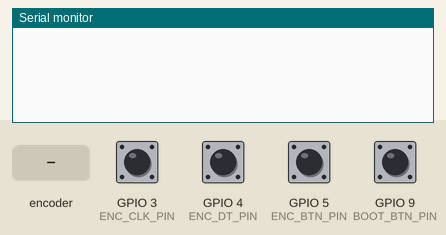
Simulated run of this sketch. Board: ESP32-S3. Shown: the last lines printed to the serial monitor. The test bench sets the inputs (shaded band); at power-on: GPIO 3 (ENC_CLK_PIN), GPIO 4 (ENC_DT_PIN), GPIO 5 (ENC_BTN_PIN), GPIO 9 (BOOT_BTN_PIN) HIGH.

Above: at 1.2 s.
1.3 s: rotary encoder on GPIO 3 (ENC_CLK_PIN) / GPIO 4 (ENC_DT_PIN) turned 1 step (first pin leading)
At 2.6 s:
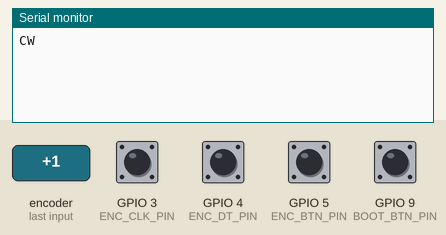
3.0 s: GPIO 5 (ENC_BTN_PIN) pulled LOW for 0.15 s
At 4.3 s:
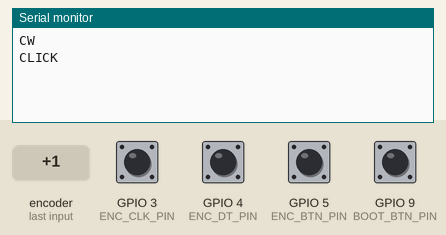
4.6 s: GPIO 9 (BOOT_BTN_PIN) pulled LOW for 0.15 s
At 5.0 s:
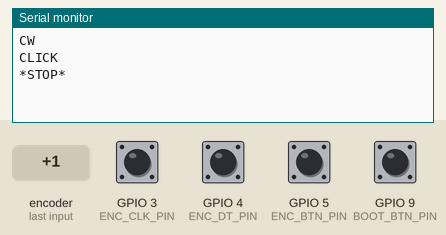
6.2 s: GPIO 9 (BOOT_BTN_PIN) pulled LOW for 1 s
At 7.4 s:
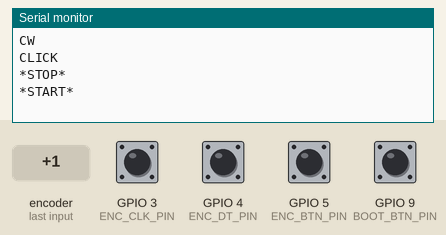
8.7 s: GPIO 5 (ENC_BTN_PIN) pulled LOW for 1 s
At 10.1 s:
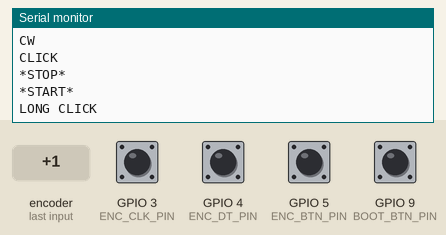
11.2 s: rotary encoder on GPIO 3 (ENC_CLK_PIN) / GPIO 4 (ENC_DT_PIN) turned 2 steps (second pin leading)
At 13.0 s:
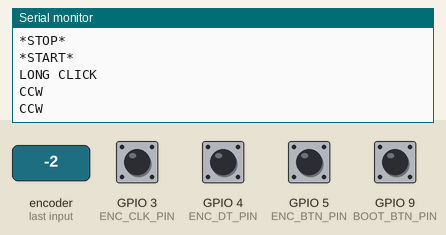

Measured:
- after the input at 1.3 s, the serial monitor: prints a new line after 0.08 s (image 1)
- after the input at 3.0 s, the serial monitor: prints a new line after 0.15 s (image 2)
- after the input at 4.6 s, the serial monitor: prints a new line at once (image 3)
- after the input at 6.2 s, the serial monitor: prints a new line at once (image 4)
- after the input at 8.7 s, the serial monitor: prints a new line after 1.0 s (image 5)
- after the input at 11.2 s, the serial monitor: prints a new line after 0.08 s (image 6)

The sketch:

ESP32_Encoder.ino
```cpp
#include <Arduino.h>
#include "Encoder.h"

//#define CALLBACK_DEMO

#define ENC_CLK_PIN     3
#define ENC_DT_PIN      4
#define ENC_BTN_PIN     5

#define BOOT_BTN_PIN    9

static const char* const STATES[] = {
  "CLICK",
  "LONG CLICK",
  "CW",
  "CW + BTN",
  "CCW",
  "CCW + BTN"
};

#ifdef CALLBACK_DEMO
EncoderCb enc(ENC_CLK_PIN, ENC_DT_PIN, ENC_BTN_PIN);
#else
Encoder enc(ENC_CLK_PIN, ENC_DT_PIN, ENC_BTN_PIN);
#endif
volatile bool btnClicked = false;

static void ARDUINO_ISR_ATTR bootBtnISR() {
  const uint32_t DEBOUNCE_TIME = 100; // 100 ms.

  static uint32_t lastTime = 0;

  if (millis() - lastTime >= DEBOUNCE_TIME) {
    btnClicked = true;
  }
  lastTime = millis();
}

void setup() {
  Serial.begin(115200);

  pinMode(BOOT_BTN_PIN, INPUT_PULLUP);
  attachInterrupt(BOOT_BTN_PIN, bootBtnISR, FALLING);

#ifdef CALLBACK_DEMO
  enc.onChange([](Encoder::state_t state) {
    Serial.println(STATES[state]);
  });
#endif
  if (! enc.start()) {
    Serial.println("Encoder init error!");
    Serial.flush();
    esp_deep_sleep_start();
  }
}

void loop() {
  if (btnClicked) {
    if (enc.isStarted()) {
      enc.stop();
      Serial.println("*STOP*");
    } else {
      enc.start();
      Serial.println("*START*");
    }
    btnClicked = false;
  }
#ifndef CALLBACK_DEMO
  Encoder::state_t state;

  while (enc.read(state)) {
    Serial.println(STATES[state]);
  }
#endif
}
```

Encoder.cpp
```cpp
#include "Encoder.h"

Encoder::~Encoder() {
  stop();
  if (_queue) {
    vQueueDelete(_queue);
  }
}

bool Encoder::start() {
  if (! _started) {
    if (! _queue) { // First start
      _queue = xQueueCreate(QUEUE_SIZE, sizeof(state_t));
      if (! _queue) {
        return false;
      }
      pinMode(_clkPin, INPUT_PULLUP);
      pinMode(_dtPin, INPUT_PULLUP);
      if (_btnPin >= 0)
        pinMode(_btnPin, INPUT_PULLUP);
    }

    _btnPressed = false;
    attachInterruptArg(_clkPin, encISR, this, CHANGE);
    attachInterruptArg(_dtPin, encISR, this, CHANGE);
    if (_btnPin >= 0)
      attachInterruptArg(_btnPin, btnISR, this, CHANGE);
    _started = true;
  }
  return true;
}

void Encoder::stop() {
  if (_started) {
    if (_btnPin >= 0)
      detachInterrupt(_btnPin);
    detachInterrupt(_dtPin);
    detachInterrupt(_clkPin);
    _started = false;
  }
}

bool Encoder::read(state_t &state, uint32_t timeout) {
  if (_queue)
    return xQueueReceive(_queue, &state, timeout == FOREVER ? portMAX_DELAY : pdMS_TO_TICKS(timeout)) == pdTRUE;
  return false;
}

bool Encoder::peek(state_t &state, uint32_t timeout) {
  if (_queue)
    return xQueuePeek(_queue, &state, timeout == FOREVER ? portMAX_DELAY : pdMS_TO_TICKS(timeout)) == pdTRUE;
  return false;
}

void Encoder::reset() {
  if (_queue)
    xQueueReset(_queue);
}

void ARDUINO_ISR_ATTR Encoder::encISR(void *arg) {
  const int8_t ENC_STATES[] = {
    0, 1, -1, 0,
    -1, 0, 0, 1,
    1, 0, 0, -1,
    0, -1, 1, 0
  };

  Encoder *_this = (Encoder*)arg;

  static uint8_t ab = 0x03;
  static int8_t e = 0;

  state_t state = ENC_CLICK; // Wrong state

  ab <<= 2;
  ab |= (digitalRead(_this->_dtPin) << 1);
  ab |= digitalRead(_this->_clkPin);

  e += ENC_STATES[ab & 0x0F];
  if (e < -3) {
    state = (_this->_btnPin >= 0) && (digitalRead(_this->_btnPin) == LOW) ? ENC_CCWBTN : ENC_CCW;
    e = 0;
  } else if (e > 3) {
    state = (_this->_btnPin >= 0) && (digitalRead(_this->_btnPin) == LOW) ? ENC_CWBTN : ENC_CW;
    e = 0;
  }
  if (state != ENC_CLICK) {
    _this->_btnPressed = false;
    xQueueSendFromISR(_this->_queue, &state, NULL);
  }
}

void ARDUINO_ISR_ATTR Encoder::btnISR(void *arg) {
  Encoder *_this = (Encoder*)arg;

  static uint32_t lastTime = 0;

  if (digitalRead(_this->_btnPin)) { // Released
    if (_this->_btnPressed) { // Was pressed
      uint32_t duration = millis() - lastTime;
      state_t state = ENC_CW; // Wrong state

      _this->_btnPressed = false;
      if (duration >= LONGCLICK_TIME) {
        state = ENC_LONGCLICK;
      } else if (duration >= DEBOUNCE_TIME) {
        state = ENC_CLICK;
      }
      if (state != ENC_CW) {
        xQueueSendFromISR(_this->_queue, &state, NULL);
      }
    }
  } else { // Pressed
    _this->_btnPressed = true;
  }
  lastTime = millis();
}

EncoderCb::~EncoderCb() {
  stop();
  if (_task) {
    vTaskDelete(_task);
  }
}

bool EncoderCb::start() {
  if (! _started) {
    if (! Encoder::start())
      return false;
    if (! _task) { // First start
      if (xTaskCreate(cbTask, "cbTask", STACK_SIZE, this, TASK_PRIORITY, &_task) != pdPASS) {
        return false;
      }
    } else {
      vTaskResume(_task);
    }
  }
  return true;
}

void EncoderCb::stop() {
  if (_started) {
    if (_task) {
      vTaskSuspend(_task);
    }
    Encoder::stop();
  }
}

void EncoderCb::cbTask(void *arg) {
  EncoderCb *_this = (EncoderCb*)arg;

  while (1) {
    state_t state;

    while (_this->read(state, FOREVER)) {
      if (_this->_cb)
        _this->_cb(state);
    }
  }
}
```

Encoder.h
```cpp
#pragma once

#include <freertos/FreeRTOS.h>
#include <freertos/queue.h>
#include <freertos/task.h>
#include <Arduino.h>
#include <functional>

class Encoder {
public:
  enum state_t : uint8_t { ENC_CLICK, ENC_LONGCLICK, ENC_CW, ENC_CWBTN, ENC_CCW, ENC_CCWBTN };

  static const uint32_t FOREVER = (uint32_t)-1;

  Encoder(uint8_t clkPin, uint8_t dtPin, int8_t btnPin = -1) : _queue(nullptr), _clkPin(clkPin), _dtPin(dtPin), _btnPin(btnPin), _started(false), _btnPressed(false) {}
  ~Encoder();

  bool isStarted() const {
    return _started;
  }
  bool start();
  void stop();
  bool read(state_t &state, uint32_t timeout = 0);
  bool peek(state_t &state, uint32_t timeout = 0);
  void reset();

protected:
  static const uint16_t QUEUE_SIZE = 32;
  static const uint32_t DEBOUNCE_TIME = 50; // 50 ms.
  static const uint32_t LONGCLICK_TIME = 500; // 0.5 sec.

  static void ARDUINO_ISR_ATTR encISR(void *arg);
  static void ARDUINO_ISR_ATTR btnISR(void *arg);

  QueueHandle_t _queue;
  uint8_t _clkPin, _dtPin;
  int8_t _btnPin;
  bool _started;
  volatile bool _btnPressed;
};

class EncoderCb : public Encoder {
public:
  typedef std::function<void(state_t state)> callback_t;

  EncoderCb(uint8_t clkPin, uint8_t dtPin, int8_t btnPin = -1) : Encoder(clkPin, dtPin, btnPin), _task(nullptr), _cb(nullptr) {}
  ~EncoderCb();

  void onChange(callback_t cb) {
    _cb = cb;
  }
  bool start();
  void stop();

protected:
  static const uint32_t STACK_SIZE = 3072;
  static const UBaseType_t TASK_PRIORITY = 5;

  static void cbTask(void *arg);

  TaskHandle_t _task;
  callback_t _cb;
};
```
